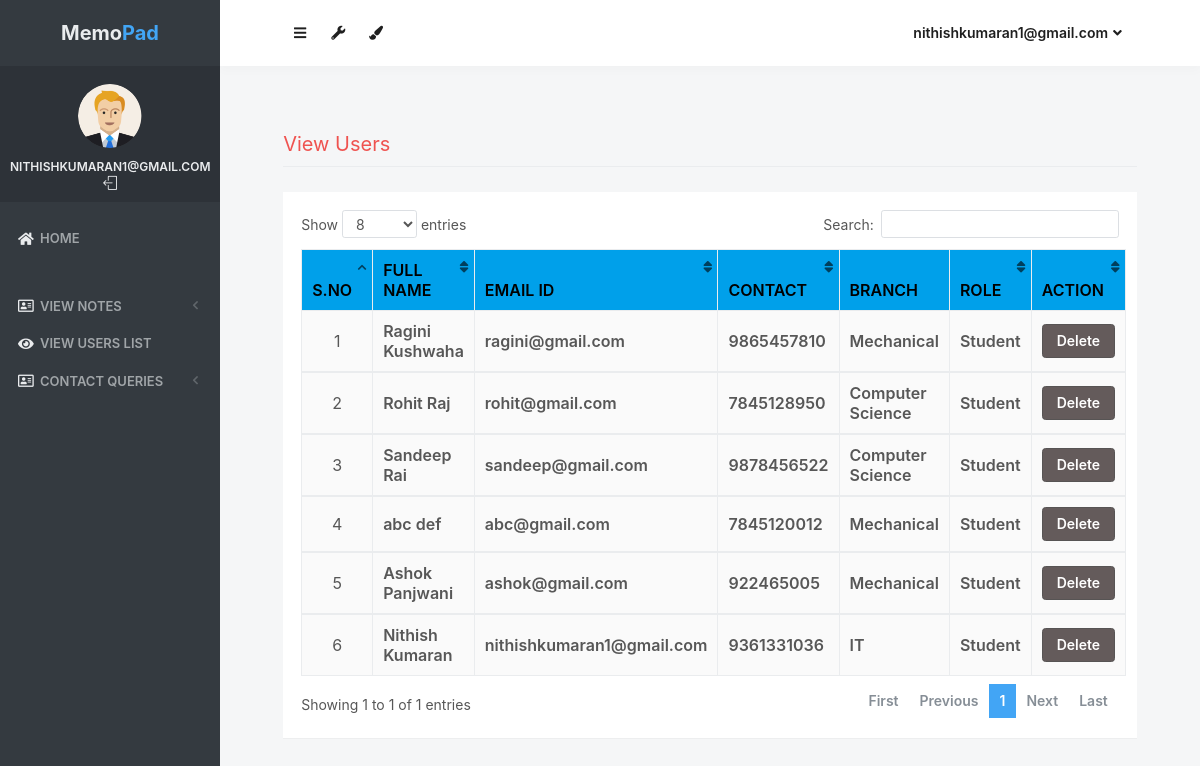
The app's page /view_users (signed in), older data.
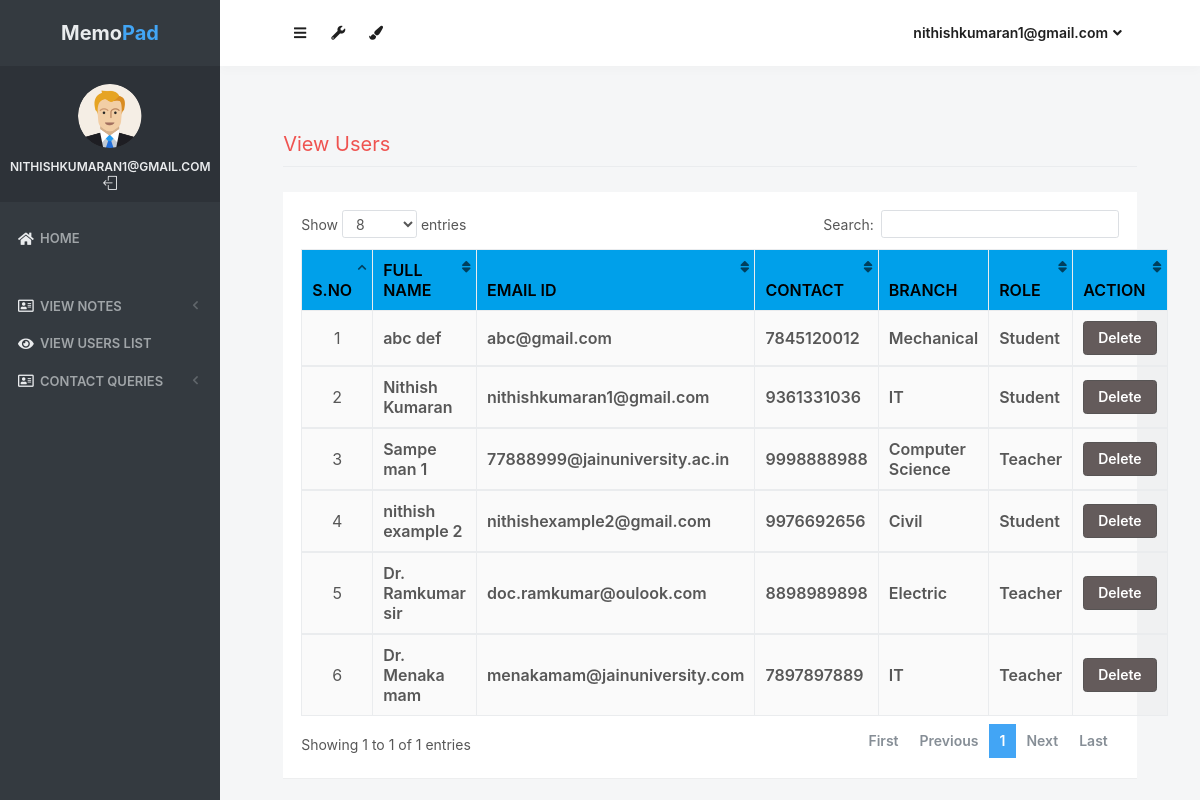
The same page, newer data.
### notes/models.py (models this page shows, shortened)
class Signup(models.Model):
    user = models.ForeignKey(User,on_delete=models.CASCADE)
    contact = models.CharField(max_length=10)
    branch = models.CharField(max_length=30)
    role = models.CharField(max_length=15)

### notes/views.py (the view)
# urls.py: path('view_users', view_users, name='view_users'),
def view_users(request):
    if not request.user.is_authenticated:
        return redirect('login_admin')
    users = Signup.objects.all()
    d = {'users':users}
    return render(request,'view_users.html',d)

### notes/templates/view_users.html (shortened to what this page needs)
{% load static %}
<html lang="en" class="no-focus">
    <head>
        <link rel="stylesheet" href="{% static 'js/plugins/datatables/dataTables.bootstrap4.min.css' %}">
        <link rel="stylesheet" id="css-main" href="{% static 'css1/codebase.min.css' %}">
    </head>
    <body>
        <div id="page-container" class="sidebar-o sidebar-inverse side-scroll page-header-fixed main-content-narrow">
         {% include "sidebar.html" %}
            {% include "admin_nav.html" %}
            <main id="main-container">
                <div class="content">
                    <h2 class="content-heading text-danger">View Users</h2>
                    <div class="block">
                        <div class="block-content block-content-full">
                            <table class="table table-bordered table-striped table-vcenter js-dataTable-full-pagination" style="width:100%">
                                <thead class="text-black" style="background-color : #00a0ea;">
                                    <tr>
                                        <th class="text-center">S.No</th>
                                        <th class="d-none d-sm-table-cell">Full Name</th>
                                        <th class="d-none d-sm-table-cell">Email ID</th>
                                        <th class="d-none d-sm-table-cell">Contact</th>
                                        <th class="d-none d-sm-table-cell">Branch</th>
                                        <th class="d-none d-sm-table-cell">Role</th>
                                        <th class="d-none d-sm-table-cell" style="width: 15%;">Action</th>
                                    </tr>
                                </thead>
                                {% for i in users %}
                                <tbody>
                                    <tr>
                                        <td class="text-center">{{forloop.counter}}</td>
                                        <td class="font-w600">{{i.user.first_name}} {{i.user.last_name}}</td>
					                    <td class="font-w600">{{i.user.username}}</td>
					                    <td class="font-w600">{{i.contact}}</td>
					                    <td class="font-w600">{{i.branch}}</td>
					                    <td class="font-w600">{{i.role}}</td>
					                    <td class="font-w600"><a href="{% url 'delete_users' i.user.id %}" class="btn btn-danger" onclick="return confirm('Are your sure to Delete ?')">Delete</a></td>
					                </tr>
                                        {% endfor %}
                                </tbody>
                            </table>
                        </div>
                    </div>
                </div>
            </main>
        </div>
 <link rel="stylesheet" href="https://use.fontawesome.com/releases/v5.6.3/css/all.css">
    </body>
</html>

### notes/templates/sidebar.html (shortened to what this page needs)
{% load static %}
   <nav id="sidebar">
                <div id="sidebar-scroll">
                    <div class="sidebar-content">
                        <div class="content-header content-header-fullrow px-15">
                            <div class="content-header-section text-center align-parent sidebar-mini-hidden">
                                <div class="content-header-item">
                                    <a class="link-effect font-w700" href="{% url 'admin_home' %}">
                                           <span class="font-size-xl text-dual-primary-dark">Memo</span><span class="font-size-xl text-primary">Pad</span>
                                    </a>
                                </div>
                            </div>
                        </div>
                        <div class="content-side content-side-full content-side-user px-10 align-parent">
                            <div class="sidebar-mini-hidden-b text-center">
                                <a class="img-link" href="be_pages_generic_profile.html">
                                    <img class="img-avatar" src="{% static 'img/avatars/user1.png' %}" alt="">
                                </a>
                                <ul class="list-inline mt-10">
                                    <li class="list-inline-item">
                                        <a class="link-effect text-dual-primary-dark font-size-xs font-w600 text-uppercase" href="{% url 'admin_home' %}">{{ request.user.username }}</a>
                                    </li>
                                    <li class="list-inline-item">
                                        <a class="link-effect text-dual-primary-dark" href="{% url 'logout' %}">
                                            <i class="si si-logout"></i>
                                        </a>
                                    </li>
                                </ul>
                            </div>
                        </div>
                        <div class="content-side content-side-full">
                            <ul class="nav-main">
                                <li class="open">
                                    <a href="{% url 'admin_home' %}"><i class="fas fa-home"></i><span class="sidebar-mini-hide">Home</span></a>
                                </li>
                                <li class="nav-main-heading"><span class="sidebar-mini-visible">UI</span></li>
                                <li>
                                    <a class="nav-submenu" data-toggle="nav-submenu"><i class="far fa-address-card"></i>View Notes</a>
                                </li>
                                <li>
                                    <a  href="{% url 'view_users' %}"><i class="fas fa-eye"></i><span class="sidebar-mini-hide">View Users list</span></a>
                                </li>
                                <li>
                                    <a class="nav-submenu" data-toggle="nav-submenu"><i class="far fa-address-card"></i>Contact Queries</a>
                                </li>
                           </ul>
                        </div>
                    </div>
                </div>
            </nav>

### notes/templates/admin_nav.html (shortened to what this page needs)
{% load static %}
            <header id="page-header">
                <div class="content-header">
                    <div class="content-header-section">
                        <button type="button" class="btn btn-circle btn-dual-secondary" data-toggle="layout" data-action="sidebar_toggle">
                            <i class="fa fa-navicon"></i>
                        </button>
                        <div class="btn-group" role="group">
                            <button type="button" class="btn btn-circle btn-dual-secondary" id="page-header-options-dropdown" data-toggle="dropdown" aria-haspopup="true" aria-expanded="false">
                                <i class="fa fa-wrench"></i>
                            </button>
                        </div>
                        <div class="btn-group" role="group">
                            <button type="button" class="btn btn-circle btn-dual-secondary" id="page-header-themes-dropdown" data-toggle="dropdown" aria-haspopup="true" aria-expanded="false">
                                <i class="fa fa-paint-brush"></i>
                            </button>
                        </div>
                    </div>
                    <div class="content-header-section">
                        <div class="btn-group" role="group">
                            <button type="button" class="btn btn-rounded btn-dual-secondary" id="page-header-user-dropdown" data-toggle="dropdown" aria-haspopup="true" aria-expanded="false">
                                {{ request.user.username}}<i class="fa fa-angle-down ml-5"></i>
                            </button>
                        </div>
                    </div>
                </div>
            </header>

Row changes from the older to the newer data that the page shows:
removed Signup: user.first_name "Ragini", user.last_name "Kushwaha", user.username "ragini@gmail.com", contact "9865457810", branch "Mechanical", role "Student"
removed Signup: user.first_name "Rohit", user.last_name "Raj", user.username "rohit@gmail.com", contact "7845128950", branch "Computer Science", role "Student"
removed Signup: user.first_name "Sandeep", user.last_name "Rai", user.username "sandeep@gmail.com", contact "9878456522", branch "Computer Science", role "Student"
removed Signup: user.first_name "Ashok", user.last_name "Panjwani", user.username "ashok@gmail.com", contact "922465005", branch "Mechanical", role "Student"
added Signup: user.first_name "Sampe", user.last_name "man 1", user.username "77888999@jainuniversity.ac.in", contact "9998888988", branch "Computer Science", role "Teacher"
added Signup: user.first_name "nithish", user.last_name "example 2", user.username "nithishexample2@gmail.com", contact "9976692656", branch "Civil", role "Student"
added Signup: user.first_name "Dr. Ramkumar", user.last_name "sir", user.username "doc.ramkumar@oulook.com", contact "8898989898", branch "Electric", role "Teacher"
added Signup: user.first_name "Dr. Menaka", user.last_name "mam", user.username "menakamam@jainuniversity.com", contact "7897897889", branch "IT", role "Teacher"
